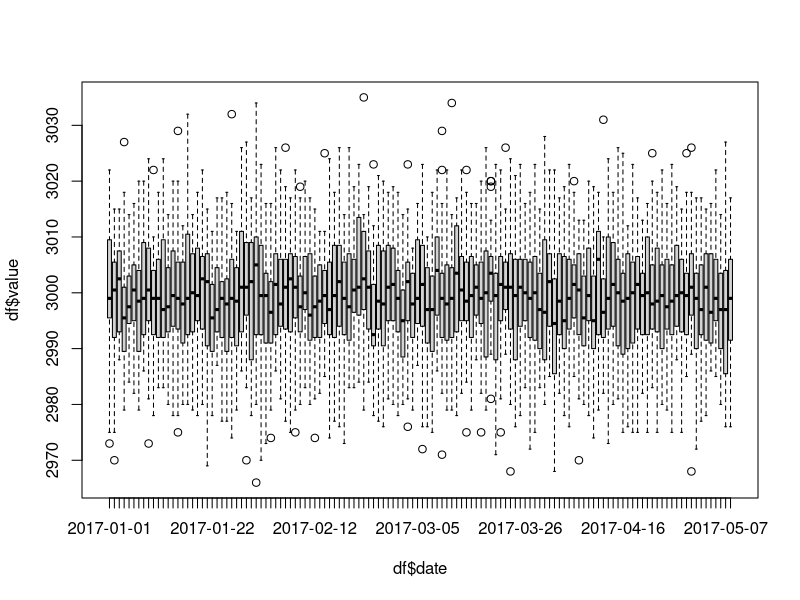

R code for this plot:
## ---- chunk 1
knitr::opts_chunk$set(echo = TRUE)
## ---- chunk 2
library(xts)

# generate data
set.seed(42)

n <- 128
k <- 32

trendless <- as.integer(rnorm(n * k, 3000, 10))
dates <- seq(as.Date("2017-01-01"), by = "day", length.out = n)
dates <- as.Date(dates, format = "%Y-%m-%d", tz = "UTC")

df <- data.frame('date' = rep(dates, each = k), 'value' = trendless)

# see outliers with a boxplot
boxplot(df$value ~ df$date)

